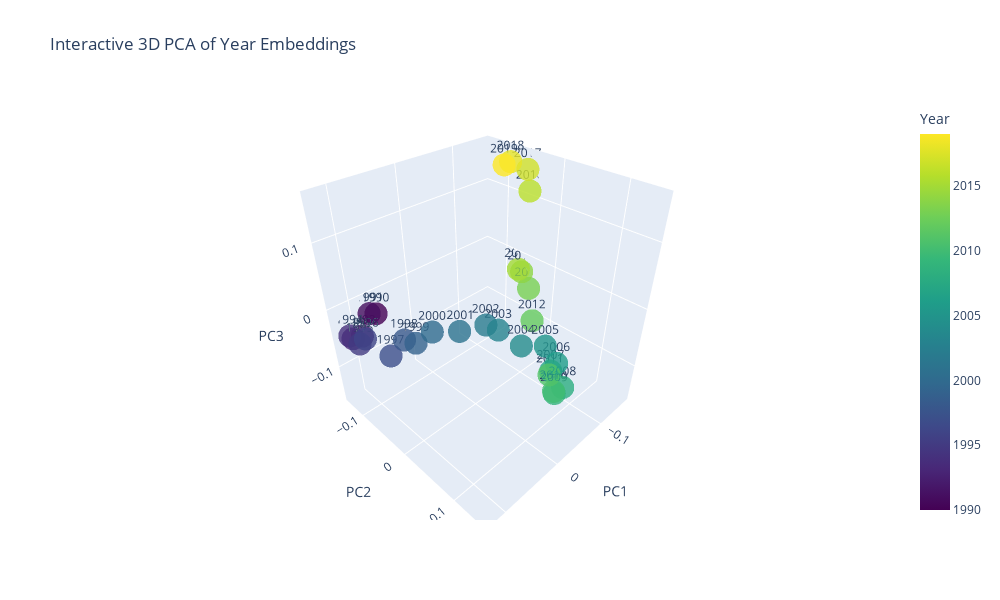

Write notebook code for a chart like this one.
### Code cell
import plotly.io as pio

fig = go.Figure(data=[go.Scatter3d(
    x=year_pca[:, 0],
    y=year_pca[:, 1],
    z=year_pca[:, 2],
    mode='markers+text',
    marker=dict(
        size=8,
        color=years,
        colorscale='Viridis',
        colorbar=dict(title='Year'),
        opacity=0.8
    ),
    text=[str(year) for year in years],
    textposition='top center'
)])

fig.update_layout(
    scene = dict(
        xaxis_title='PC1',
        yaxis_title='PC2',
        zaxis_title='PC3'
    ),
    title='Interactive 3D PCA of Year Embeddings',
    width=1000,
    height=600
)

# Export the plot as HTML
pio.write_html(fig, file="year_pca_3d.html", auto_open=False)

# Optionally, still show in notebook
fig.show()

### Figure 1 — Plotly figure (JSON) as saved in the notebook; plotly's stock layout.template omitted (floating-point values rounded to 4 significant figures)
{"data": [{"marker": {"color": [1990, 1991, 1992, 1993, 1994, 1995, 1996, 1997, 1998, 1999, 2000, 2001, 2002, 2003, 2004, 2005, 2006, 2007, 2008, 2009, 2010, 2011, 2012, 2013, 2014, 2015, 2016, 2017, 2018, 2019], "colorbar": {"title": {"text": "Year"}}, "colorscale": [[0, "#440154"], [0.1111, "#482878"], [0.2222, "#3e4989"], [0.3333, "#31688e"], [0.4444, "#26828e"], [0.5556, "#1f9e89"], [0.6667, "#35b779"], [0.7778, "#6ece58"], [0.8889, "#b5de2b"], [1, "#fde725"]], "opacity": 0.8, "size": 8}, "mode": "markers+text", "text": ["1990", "1991", "1992", "1993", "1994", "1995", "1996", "1997", "1998", "1999", "2000", "2001", "2002", "2003", "2004", "2005", "2006", "2007", "2008", "2009", "2010", "2011", "2012", "2013", "2014", "2015", "2016", "2017", "2018", "2019"], "textposition": "top center", "type": "scatter3d", "x": [0.07368, 0.08084, 0.09639, 0.1084, 0.1168, 0.1179, 0.1239, 0.1241, 0.1162, 0.1186, 0.1085, 0.09616, 0.07577, 0.06665, 0.05619, 0.0344, 0.01349, -0.006986, -0.05547, -0.0641, -0.09513, -0.104, -0.1409, -0.1605, -0.1583, -0.1613, -0.1541, -0.1595, -0.1319, -0.1359], "y": [-0.1228, -0.1288, -0.1302, -0.1357, -0.1266, -0.09953, -0.07103, -0.01526, 0.005681, 0.0313, 0.04914, 0.07945, 0.0978, 0.1071, 0.1306, 0.1452, 0.1471, 0.1256, 0.1133, 0.09473, 0.07152, 0.05401, -0.01555, -0.04263, -0.05692, -0.06657, -0.04472, -0.05495, -0.06279, -0.07852], "z": [-0.02454, -0.02372, -0.05578, -0.0569, -0.04198, -0.04015, -0.01215, -0.006688, 0.02517, 0.03633, 0.05617, 0.06689, 0.07408, 0.06753, 0.05389, 0.04943, 0.0137, -0.02487, -0.09345, -0.1237, -0.1571, -0.1402, -0.09264, -0.05258, -0.0265, -0.02727, 0.1131, 0.1406, 0.1564, 0.147]}], "layout": {"height": 600, "scene": {"xaxis": {"title": {"text": "PC1"}}, "yaxis": {"title": {"text": "PC2"}}, "zaxis": {"title": {"text": "PC3"}}}, "title": {"text": "Interactive 3D PCA of Year Embeddings"}, "width": 1000}}
